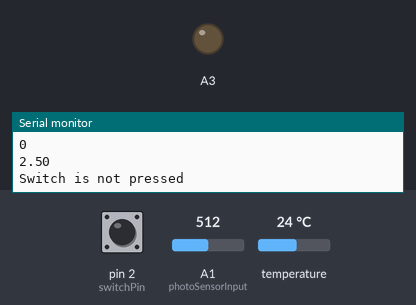
A sketch run on a simulated Arduino Uno, built with avr-gcc and run on an emulated ATmega328P. Parts: output pins drawn as LEDs (lit = HIGH), the last lines printed to the serial monitor. Inputs (shaded band) come from the test bench; at power-on: pin 2 (switchPin) HIGH, A1 (photoSensorInput) = 512, temperature 24 °C.

Above: at 1.2 s.
1.3 s: pin 2 (switchPin) pulled LOW for 0.15 s
3.6 s: pin 2 (switchPin) pulled LOW for 1 s
At 5.0 s:
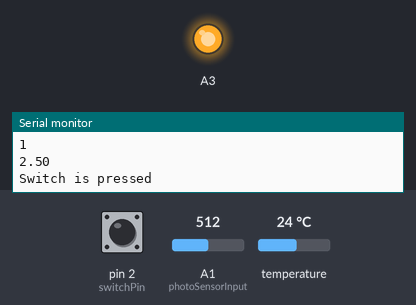
7.6 s: pin 2 (switchPin) pulled LOW for 3.2 s
At 12.2 s:
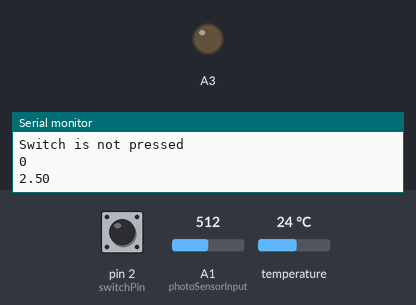
12.9 s: pin 2 (switchPin) pulsed LOW 5 times (0.12 s each, 0.3 s apart)
17.4 s: pin 2 (switchPin) pulsed LOW 5 times (0.12 s each, 0.3 s apart)
Timing chart, 0 to 20.4 s (numbered marks = the images above; inputs shaded):
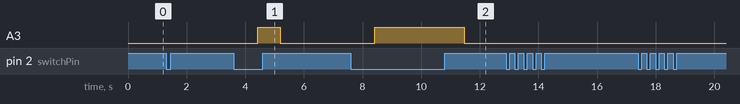

The sketch:

MotorPumpControl.ino
```cpp
#include "MainSwitch.h"
#include "TempSensorHeaders.h"
#include "PhotoSensor.h"

float waterTempTarget = 27;
float PhotoThreshold = 2;

void setup() {
  initMainSwitch();
  initTempSensor();
  pinMode(A3, OUTPUT);
  Serial.begin(9600);
}

void loop() {
  Serial.println(MainSwitchState());
  Serial.println(getSolarvoltage());
  if (MainSwitchState()) {
    if (getWaterTemperature() < waterTempTarget and getSolarvoltage() > PhotoThreshold)
    {
      digitalWrite(A3, HIGH); // Turn the pin on
    }
    else if (getWaterTemperature() > waterTempTarget and getSolarvoltage() < PhotoThreshold) {
      digitalWrite(A3, LOW);
    }

    else if (getSolarvoltage() < PhotoThreshold) {
      digitalWrite(A3, LOW);
    }
    else if (getWaterTemperature() > waterTempTarget) {
      digitalWrite(A3, LOW);
    }

  } else {
    digitalWrite(A3, LOW);  // Turn the pin off
  }
  // delay(2500);
}
```

MainSwitch.h
```cpp
const int switchPin = 2;

void initMainSwitch() {
    pinMode(switchPin, INPUT_PULLUP);  // Enable internal pull-up resistor
}

bool MainSwitchState() {
    int switchState = digitalRead(switchPin);

    if (switchState == LOW) {
        Serial.println("Switch is pressed");
        return true;
    } else {
        Serial.println("Switch is not pressed");
        return false;
    }

}
```

PhotoSensor.h
```cpp
#define photoSensorInput A1

float getSolarvoltage();

float getSolarvoltage()
{
  int solarSensorValue = analogRead(photoSensorInput);
  float voltage = solarSensorValue * (5.0 / 1023.0);
  return voltage;
}
```

TempSensorHeaders.h
```cpp
#ifndef TEMPSENSORHEADERS_H
#define TEMPSENSORHEADERS_H

#include <OneWire.h>
#include <DallasTemperature.h>

#define ONE_WIRE_BUS 4

OneWire oneWire(ONE_WIRE_BUS);
DallasTemperature sensors(&oneWire);
double watertemp;

// Function prototypes
void initTempSensor();
double getWaterTemperature();

void initTempSensor() {
  sensors.begin();
}

double getWaterTemperature() {
  sensors.requestTemperatures();
  watertemp = sensors.getTempCByIndex(0);
  Serial.println(watertemp);
  return watertemp;
}

#endif
```

Measured:
- after the input at 3.6 s, A3: LOW → HIGH after 0.83 s, → LOW 0.77 s later
- after the input at 7.6 s, A3: LOW → HIGH after 0.81 s, → LOW 3.1 s later
